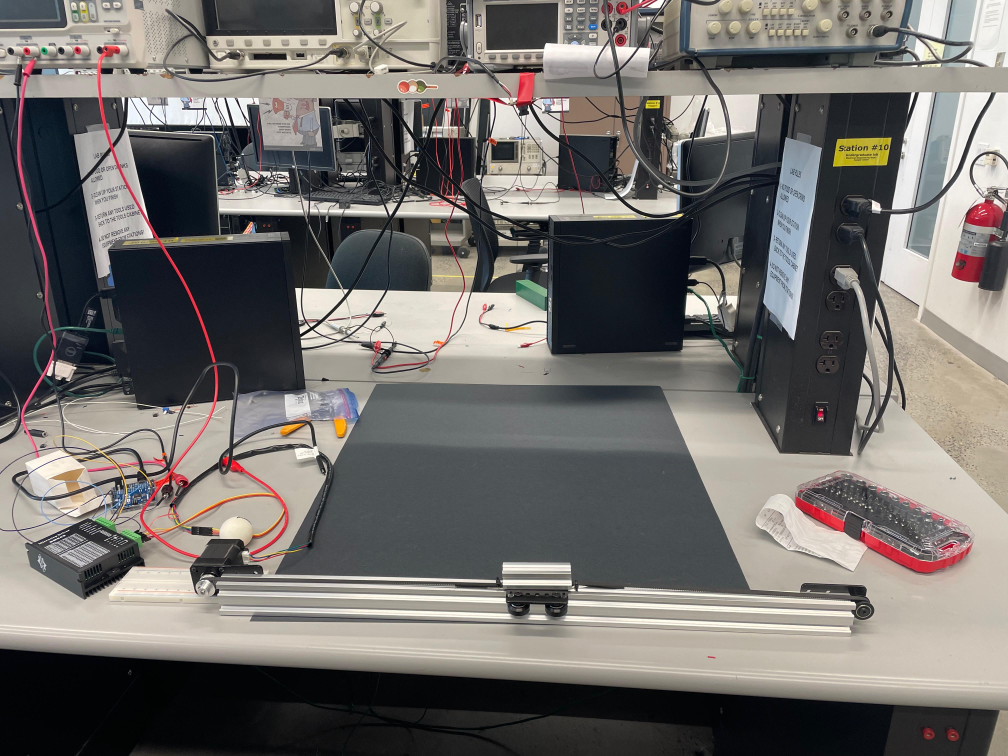
#> input picture Integration_with_motor/Testing_rail.jpeg, 4032 x 3024 px (shown at 1/4 size)
$ python -i ball_tracker_1.0.py   (imports and definitions only)
#> lines starting #> are read from the running program, lines starting #| are printed output that depends on the picture; after the words box and inside, x2 and y2 are one past the last pixel; in counts of white or black regions, pixels touching at a corner belong together
#> further down, picture is the input picture: shape (3024, 4032, 3); mean B, G, R 107.8, 110.9, 114.4
import cv2
import numpy as np
import time
import argparse
import threading
import signal
import sys
from collections import deque

# -----------------------------
# Globals
# -----------------------------
running = True
latest_frame = None
frame_lock = threading.Lock()

# [5 lines left out: function signal_handler, not called in this run]

# [1 line not run here, left out]

# -----------------------------
# Ball Tracker
# -----------------------------
class BallTracker:
    def __init__(self,
                 min_radius=2,
                 max_radius=80,
                 history=64,
                 max_jump=200,
                 max_no_detect=0.5,
                 min_area=20,
                 adaptive_brightness=True,
                 brightness_alpha=0.03,
                 brightness_percentile=80,
                 brightness_scale=1.0):
        self.min_radius = min_radius
        self.max_radius = max_radius
        self.history = deque(maxlen=history)
        self.max_jump = max_jump
        self.max_no_detect = max_no_detect
        self.last_detect_time = None
        self.min_area = min_area

        # Brightness thresholding
        self.adaptive_brightness = adaptive_brightness
        self.brightness_alpha = brightness_alpha
        self.brightness_percentile = brightness_percentile
        self.brightness_scale = brightness_scale
        self.last_bright_T = None  # for debug print

        # Tracking state
        self.last_center = None
        self.last_radius = None

        # THREAD SAFETY: lock for all shared tracker state
        self.lock = threading.Lock()

    def detect_ball(self, frame):
        """
        Return (center, radius, mask) where center is (x,y) or None.
        NOTE: This is pure computation on 'frame' except for brightness EMA state.
        """
        gray = cv2.cvtColor(frame, cv2.COLOR_BGR2GRAY)
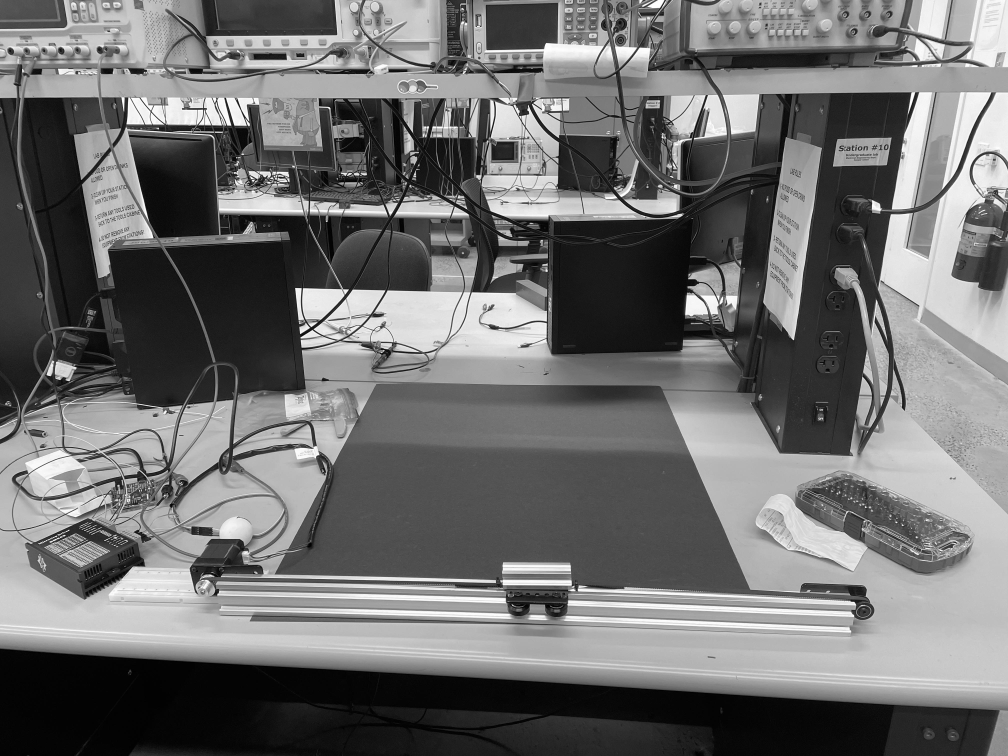
#> gray: shape (3024, 4032) (shown at 1/4 size); min 0, max 255, mean 111.6
        gray_blur = cv2.GaussianBlur(gray, (7, 7), 0)

        # Determine brightness threshold (adaptive or fixed)
        if self.adaptive_brightness:
            p = np.percentile(gray_blur, self.brightness_percentile)
#> p = 185
            T_new = float(p * self.brightness_scale)
#> T_new = 185

            # last_bright_T is shared state -> lock
            with self.lock:
                if self.last_bright_T is None:
                    self.last_bright_T = T_new
#> self.last_bright_T = 185
                else:
                    self.last_bright_T = (1 - self.brightness_alpha) * self.last_bright_T + self.brightness_alpha * T_new
                T = self.last_bright_T
#> T = 185
        else:
            with self.lock:
                self.last_bright_T = 200.0
                T = self.last_bright_T

        _, mask = cv2.threshold(gray_blur, int(T), 255, cv2.THRESH_BINARY)
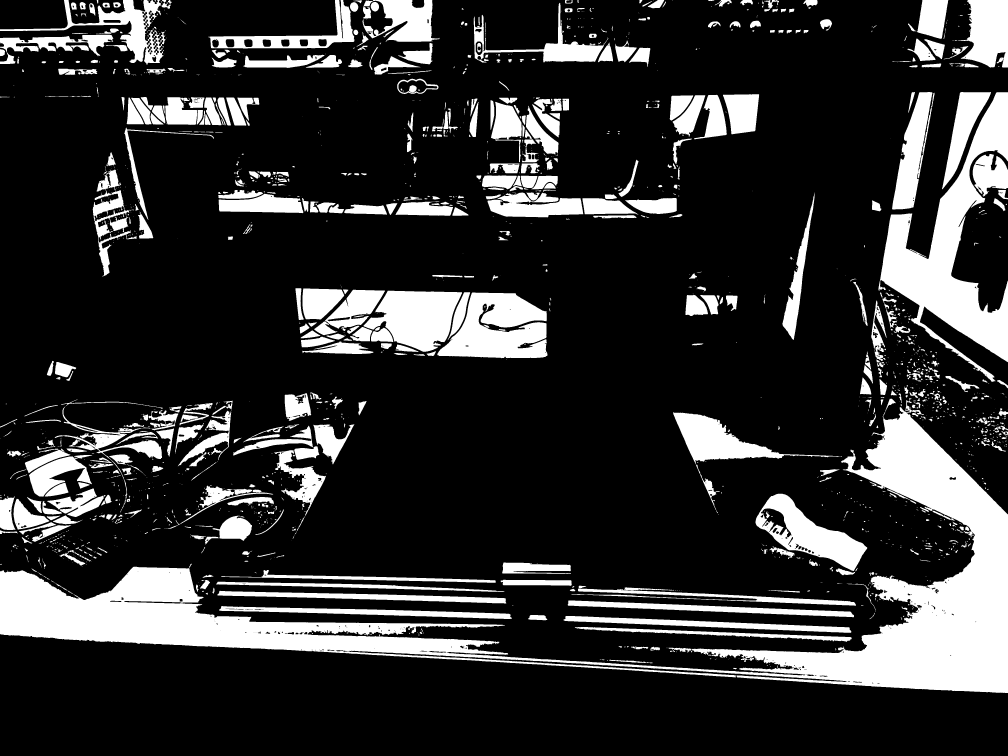
#> mask: shape (3024, 4032) (shown at 1/4 size); 19.5% white; 1845 white regions (944 under 20 px), largest, box (x1, y1, x2, y2) and area: (0, 1592, 4032, 2772) 773094, (3514, 369, 4032, 1528) 186873, (1749, 1170, 2190, 1433) 78887

        kernel = np.ones((5, 5), np.uint8)
        mask = cv2.morphologyEx(mask, cv2.MORPH_OPEN, kernel)
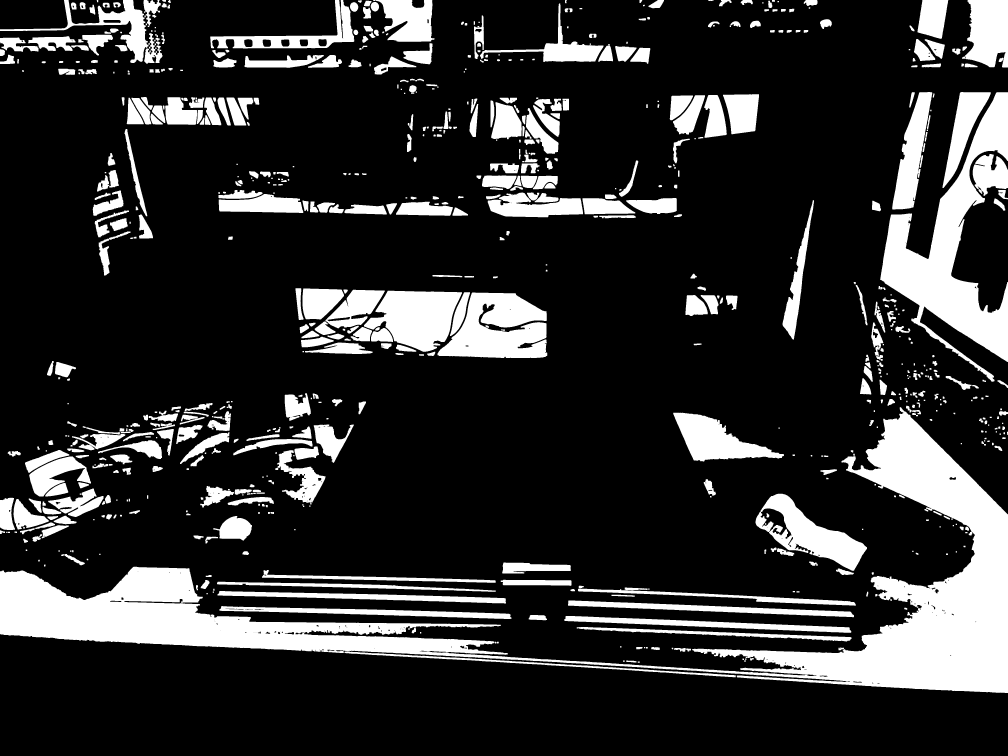
#> mask: shape (3024, 4032) (shown at 1/4 size); 18.8% white; 783 white regions, largest, box (x1, y1, x2, y2) and area: (0, 1629, 4032, 2772) 755406, (3521, 369, 4032, 1527) 186002, (1750, 1170, 2189, 1432) 78691
        mask = cv2.morphologyEx(mask, cv2.MORPH_CLOSE, kernel)
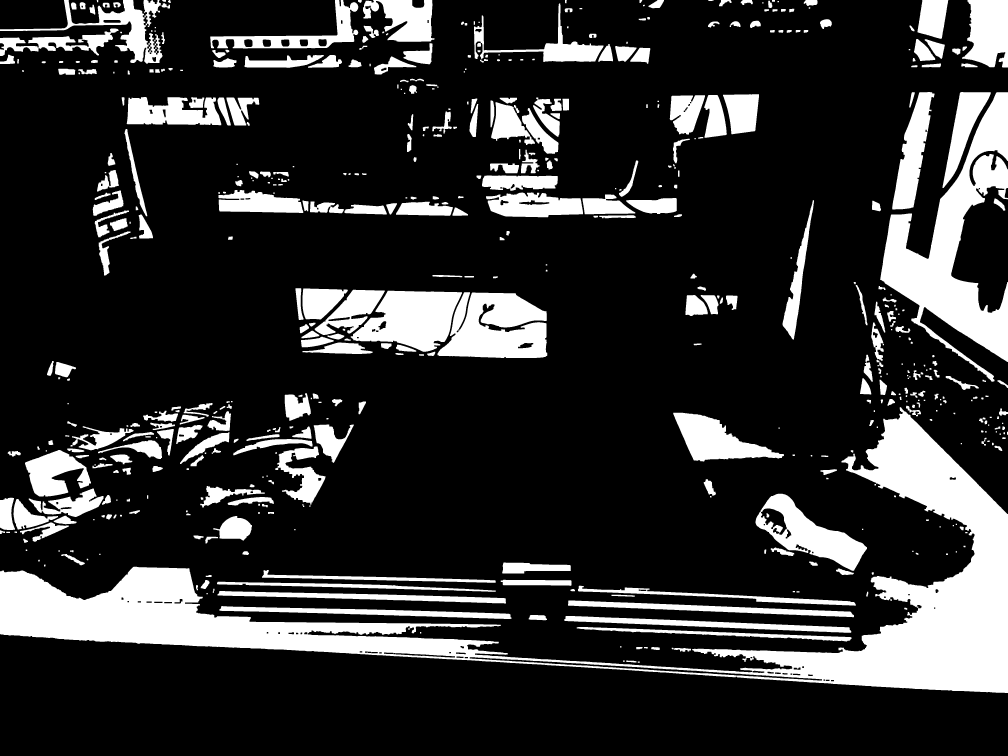
#> mask: shape (3024, 4032) (shown at 1/4 size); 19% white; 540 white regions

        contours, _ = cv2.findContours(mask, cv2.RETR_EXTERNAL, cv2.CHAIN_APPROX_SIMPLE)
#> contours = 539 contours, 43 with area under 20; largest, box (x1, y1, x2, y2) and area: (0, 1629, 4032, 2772) 780658, (3521, 369, 4032, 1527) 200766, (1750, 1169, 2189, 1432) 84684, (1403, 1163, 1848, 1407) 68802, (3022, 1975, 3468, 2283) 58348

        best_center = None
        best_radius = None
        best_score = None

        # last_center is shared state; snapshot it once
        with self.lock:
            last_center_snapshot = self.last_center

        for c in contours:
            area = cv2.contourArea(c)
            if area < self.min_area:
                continue

            ((x, y), radius) = cv2.minEnclosingCircle(c)
            radius = float(radius)

            if radius < self.min_radius or radius > self.max_radius:
                continue

            score = radius

            if last_center_snapshot is not None:
                dx = x - last_center_snapshot[0]
                dy = y - last_center_snapshot[1]
                dist = (dx * dx + dy * dy) ** 0.5
                if dist > self.max_jump:
                    continue
                score = score - 0.01 * dist

            if best_score is None or score > best_score:
                best_score = score
                best_center = (int(x), int(y))
                best_radius = radius
#> this loop made 539 passes
#> (c, area, x, y, radius, score, best_score, best_center) on pass 1: ([[2551, 2646], [2551, 2650], [2558, 2650], [2558, 2646]], 28, 2554.5, 2648, 4.03, 4.03, 4.03, (2554, 2648))
#> (area, x, y, radius, score, best_score, best_center, best_radius) on passes 2, 16, 38, 370: (187, 2525, 2645.5, 20.3, 20.3, 20.3, (2525, 2645), 20.3), (391, 2492, 2382.5, 46.13, 46.13, 46.13, (2492, 2382), 46.13), (970.5, 291.5, 2237, 49.86, 49.86, 49.86, (291, 2237), 49.86), (2040.5, 2516.5, 714, 79, 79, 79, (2516, 714), 79)
#> after the loop, best_radius = 79; best_score = 79

        return best_center, best_radius, mask

    # [256 lines left out: functions update_tracking, get_predicted_position_from_snapshot, capture_thread, draw_tracking_overlay, ball_tracker_live, parse_args and 1 more, not called in this run]

# [2 lines not run here, left out]

>>> import cv2
>>> picture = cv2.imread('../Integration_with_motor/Testing_rail.jpeg')
>>> result = BallTracker().detect_ball(picture)
